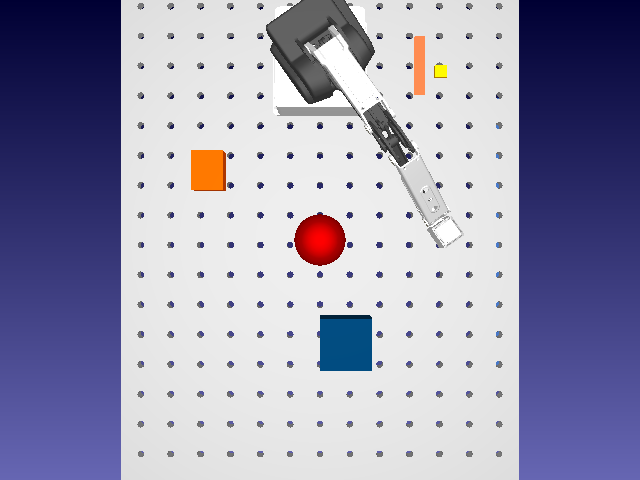
#> input picture CameraFrame-Snapshot.png, 640 x 480 px
$ python task-b2.py
#> lines starting #> are read from the running program, lines starting #| are printed output that depends on the picture

import cv2

# Create blank image (black background)
img = cv2.imread('CameraFrame-Snapshot.png')
#> img is the input picture: shape (480, 640, 3); mean B, G, R 177.1, 152.7, 154

# Draw line (image, start_point, end_point, color_BGR, thickness)
cv2.line(img, (139, 473), (578, 473), (0, 0, 255), 6)
# Draw rectangle (image, top_left, bottom_right, color, thickness)
cv2.rectangle(img, (321, 317), (371, 369), (0, 255, 0), 2)
# Draw circle (image, center, radius, color, thickness)
cv2.circle(img, (319, 241), 24, (255, 0, 0), 2) # -1 = filled
# Put text (image, text, position, font, scale, color, thickness)
cv2.putText(img, 'Pramoda Medis 16.02.2026', (142, 454),
cv2.FONT_HERSHEY_SIMPLEX, 1, (0, 0, 0), 2, cv2.LINE_AA)

cv2.putText(img, 'Disc 1', (337, 283),
cv2.FONT_HERSHEY_SIMPLEX, 1, (0, 0, 0), 2, cv2.LINE_AA)

cv2.putText(img, 'Box 1', (379, 381),
cv2.FONT_HERSHEY_SIMPLEX, 1, (0, 0, 0), 2, cv2.LINE_AA)
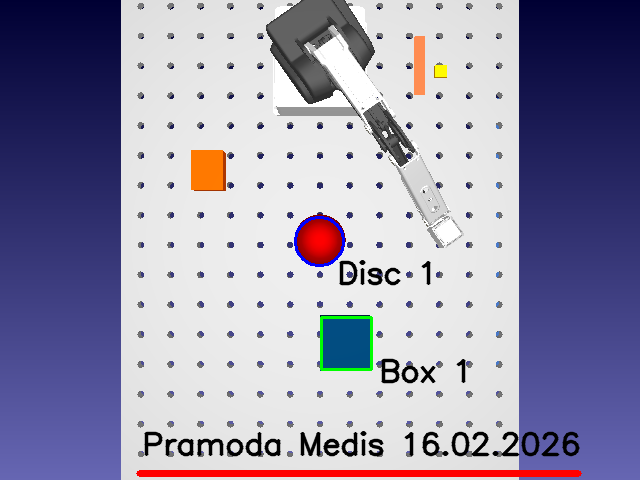
#> img: shape (480, 640, 3); mean B, G, R 171.5, 147.5, 150.9

# cv2.imshow('Drawing', img)
cv2.imwrite('Drawing.png', img)
cv2.waitKey(0)
cv2.destroyAllWindows()

$ run again, with Tulip.jpg saved as CameraFrame-Snapshot.png
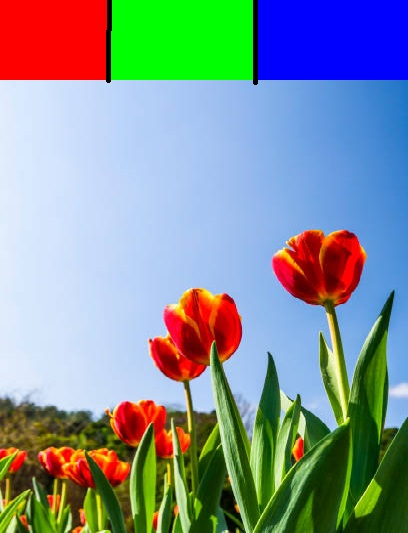
#> input picture Tulip.jpg, 408 x 533 px
#> img is the input picture: shape (533, 408, 3); mean B, G, R 151.3, 146.5, 130.8
#> `cv2.putText(img, 'Box 1', (379, 381), cv2.FONT_HERSHEY_SIMPLEX, 1, (0,..`:
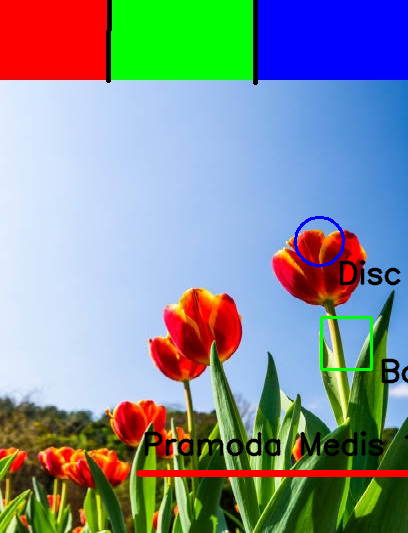
#> img: shape (533, 408, 3); mean B, G, R 150.2, 144.4, 130.5
